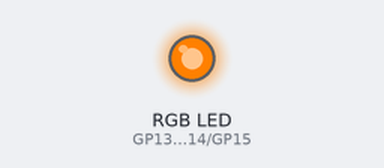
A program run on a simulated Raspberry Pi Pico running MicroPython. Parts: an RGB LED mixed from three pins (HIGH = lit). At 0.0 s the program stops and its outputs stay as they are.

Above: at 0.1 s.
Timing chart, 0 to 1.5 s (numbered marks = the images above):
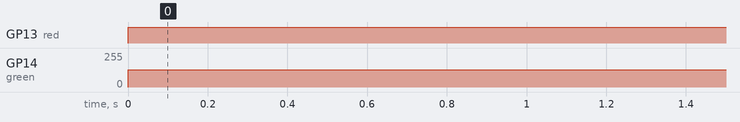

Measured:
- by itself, GP13 (red): LOW → HIGH at 0.00 s
- by itself, GP14 (green): 0/255 → 128/255 at 0.00 s

The program:

2.4_colorful_light.py
```python
import machine
import utime

red = machine.PWM(machine.Pin(13))
green = machine.PWM(machine.Pin(14))
blue = machine.PWM(machine.Pin(15))
red.freq(1000)
green.freq(1000)
blue.freq(1000)

def interval_mapping(x, in_min, in_max, out_min, out_max):
    return (x - in_min) * (out_max - out_min) / (in_max - in_min) + out_min

def color_to_duty(rgb_value):
    rgb_value = int(interval_mapping(rgb_value,0,255,0,65535))
    return rgb_value

def color_set(red_value,green_value,blue_value):
    red.duty_u16(color_to_duty(red_value))
    green.duty_u16(color_to_duty(green_value))
    blue.duty_u16(color_to_duty(blue_value))

color_set(255,128,0)
```
